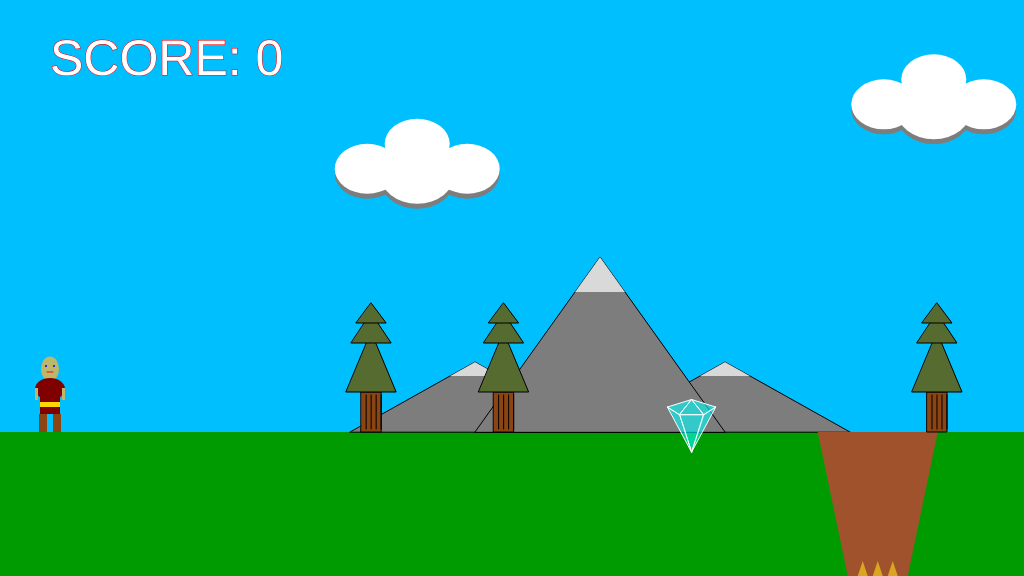
Frame 1 (no input)
Frame 60 (no input): identical to frame 1, image omitted
Frame 120 (the mouse pressed at the canvas centre since frame 60): identical to frame 1, image omitted

The p5.js sketch that drew this single still picture (run headless with seeded random() and noise() and a simulated clock; from frame 60 on, the mouse is pressed at the canvas centre):

// p5.js sketch
// ── sketch.js
/*

The Game Project 5 - Bring it all together

*/

var gameChar_x;
var gameChar_y;
var floorPos_y;
var scrollPos;
var gameChar_world_x;

var isLeft;
var isRight;
var isJumping;
var isFalling;
var isPlummeting;
var isDead;

var score = 0;

var canyons = [];
var collectables = [];
var mountains = [];
var clouds = [];
var trees = [];

const numTrees = 15;
const numClouds = 8;
const numMountains = 3;
const numCanyons = 3;
const numCollectables = 3;

const maximumCloudHeight = 80;
const cloudWidth = 75;
const cloudHeight = 60;

const viewWidth = 1024;
const gameWorld_x = viewWidth * 5;

var maxJumpHeight;
const moveSpeed = 3;
const jumpSpeed = 3;
const fallSpeed = 6;

const winText = 'YAY!!';
const gameOverText = 'Game Over - Press ESC to restart';

function setup() {
	createCanvas(viewWidth, 576);
	floorPos_y = height * 3 / 4;
	gameChar_x = width / 2;
	gameChar_y = floorPos_y;
	maxJumpHeight = floorPos_y - 100;

	// Variable to control the background scrolling.
	scrollPos = 0;

	// Variable to store the real position of the gameChar in the game
	// world. Needed for collision detection.
	gameChar_world_x = gameChar_x - scrollPos;

	// Boolean variables to control the movement of the game character.
	isLeft = false;
	isRight = false;
	isFalling = false;
	isPlummeting = false;

	// Initialise arrays of scenery objects.
	//	Set up other objects
	createCanyons();

	createMountains();

	createClouds();

	createTrees();

	createCollectables();

	resetGame();
}

function draw() {
	background(0, 191, 255); // fill the sky blue

	noStroke();
	fill(0, 155, 0);
	rect(0, floorPos_y, width, height / 4); // draw some green ground

	push();
	//try parallax scroll
	translate(scrollPos / 10, 0);

	// Draw mountains.
	drawMountains();
	pop();

	push();
	translate(scrollPos / 3, 0);

	// Draw clouds.
	drawClouds();

	pop();

	push();
	translate(scrollPos, 0);

	// Draw canyons.
	drawCanyons();

	// Draw trees.
	drawTrees();

	// Draw collectable items.
	drawCollectables();

	pop();

	// Draw game character.

	drawGameChar();

	// Logic to make the game character move or the background scroll.

	if (isPlummeting) {
		gameChar_y = min(height, gameChar_y + 5);
		isDead = true;
	}
	else {
		if (isLeft) {
			if (gameChar_x > width * 0.2) {
				gameChar_x -= moveSpeed;
			}
			else {
				scrollPos += moveSpeed;
			}
		}

		if (isRight) {
			if (gameChar_x < width * 0.8) {
				gameChar_x += moveSpeed;
			}
			else {
				scrollPos -= moveSpeed; // negative for moving against the background
			}
		}

		// Logic to make the game character rise and fall.
		if (isFalling) {
			gameChar_y = min(gameChar_y + fallSpeed, floorPos_y);
			if (gameChar_y == floorPos_y)
				isFalling = false;
		}

		if (isJumping) {
			gameChar_y = max(gameChar_y - jumpSpeed, maxJumpHeight);
			if (gameChar_y == maxJumpHeight) {
				isFalling = true;
				isJumping = false;
			}
		}
	}

	//	Fall into the canyon
	// if (!isJumping && !isFalling) {
	// 	for (var y = 0; y < numCanyons; y++)
	// 		if (checkCanyon(canyons[y])) {
	// 			isPlummeting = true;
	// 			break;
	// 		}
	// }

	//	check for gem collision
	for (var c = 0; c < numCollectables; c++) {
		if (!collectables[c].isFound && checkCollectable(collectables[c])) {
			collectables[c].isFound = true;
			score += 100;
		}
		else if (collectables[c].isFound && collectables[c].winText_y > height / 2) {
			drawWinText(collectables[c].winText_y);
			collectables[c].winText_y -= 10;
		}
	}

	if (isDead) {
		//	Show Game Over Text
		drawGameOver();
	}

	drawScore();

	// Update real position of gameChar for collision detection.
	gameChar_world_x = gameChar_x - scrollPos;
}

// ---------------------
// Set up background items
// ---------------------
function createTrees() {
	//	Trees can be anywhere in the gameworld, except overlapping with a canyon.
	for (var i = 0; i < numTrees; i++) {
		var tree = { x_pos: random(0, gameWorld_x), y_pos: floorPos_y, height: 120, trunkHeight: 40, trunkWidth: 20 };
		trees.push(tree);
	}
}

function createClouds() {
	for (var i = 0; i < numClouds; i++) {
		var cloud = { x_pos: random(cloudWidth, gameWorld_x - cloudWidth), y_pos: random(maximumCloudHeight, height / 3), width: cloudWidth, height: cloudHeight };
		clouds.push(cloud);
	}
}

function createMountains() {
	for (var i = 0; i < numMountains; i++) {
		mountains[i] = { x_pos: 600 + (i * gameWorld_x / numMountains), y_pos: floorPos_y, height: 175, width: 250 };
	}
}

function createCanyons() {
	//	TODO: Come up with a nice algorithm for the canyons
	for (var i = 0; i < numCanyons; i++) {
		canyons[i] = { x_pos: random(width / 2, width) + i * (gameWorld_x / numCanyons), y_pos: floorPos_y, widthTop: 120, widthBottom: 60 };
	}
}

// ---------------------
// Create the collectables
// ---------------------
function createCollectables() {
	for (var i = 0; i < numCollectables; i++) {
		while (true) {
			collectables[i] = { x_pos: random(width / 2, width) + i * (gameWorld_x / numCollectables), y_pos: floorPos_y + 20, scale: 1.5, facetWidth: 8, facetHeight: 5, isFound: false, winText_y: 0 };
			// TODO:	ensure gem is not too close to player && check collectable is not in a canyon
			if (!checkCollectable(collectables[i]))
				break;
		}
	}
}

// ---------------------
// Reset the game
// ---------------------
function resetGame() {
	gameChar_x = 50;
	gameChar_y = floorPos_y;
	scrollPos = 0;
	score = 0;

	gameChar_world_x = gameChar_x;

	isDead = false;
	isPlummeting = false;
	isFalling = false;
	isJumping = false;
	for (var c = 0; c < numCollectables; c++) {
		collectables[c].isFound = false;
		collectables[c].winText_y = gameChar_y - 10;
	}
}

// ---------------------
// Key control functions
// ---------------------

function keyPressed() {
	// if statements to control the animation of the character when
	// keys are pressed.

	//open up the console to see how these work
	// console.log("keyPressed: " + key);
	// console.log("keyPressed: " + keyCode);
	switch (keyCode) {
		case 37:	//	Left Arrow
			isLeft = true;
			break;
		case 39:	//	Right Arrow
			isRight = true;
			break;
		case 32:	//	Spacebar
			if (!isJumping && !isPlummeting)
				isJumping = true;
			break;
		case 27:	//	ESC
			//	Need to redraw all items and reset positions
			resetGame();
			break;
	}
}

function keyReleased() {
	// if statements to control the animation of the character when
	// keys are released.

	// console.log("keyReleased: " + key);
	// console.log("keyReleased: " + keyCode);
	switch (keyCode) {
		case 37:	//	Left Arrow
			isLeft = false;
			break;
		case 39:	//	Right Arrow
			isRight = false;
			break;
		case 32:	//	Spacebar
			//isJumping = false;
			break;
	}
}

// ------------------------------
// Game character render function
// ------------------------------

// Function to draw the game character.

function drawGameChar() {
	// draw game character

	if (isLeft && (isFalling || isJumping)) {
		// add your jumping-left code
		drawCharJumpLeft();
	}
	else if (isRight && (isFalling || isJumping)) {
		// add your jumping-right code
		drawCharJumpRight();
	}
	else if (isLeft) {
		// add your walking left code
		drawCharWalkLeft();
	}
	else if (isRight) {
		// add your walking right code
		drawCharWalkRight();
	}
	else if (isJumping || isFalling || isPlummeting) {
		// add your jumping facing forwards code
		drawCharJumpForward();
	}
	else {
		// add your standing front facing code
		drawCharStanding();
	}
}


function drawCharStanding() {
	noStroke(0);
	fill(189, 183, 107);
	ellipse(gameChar_x, gameChar_y - 63, 18, 25);
	fill(128, 0, 0);
	ellipse(gameChar_x, gameChar_y - 43, 30, 22);
	rect(gameChar_x - 10, gameChar_y - 38, 20, 20);
	fill(189, 183, 107);
	rect(gameChar_x - 15, gameChar_y - 44, 3, 12);
	rect(gameChar_x + 12, gameChar_y - 44, 3, 12);
	fill(255, 215, 0);
	rect(gameChar_x - 10, gameChar_y - 30, 20, 5);
	fill(139, 69, 19);
	rect(gameChar_x - 11, gameChar_y - 18, 8, 18);
	rect(gameChar_x + 3, gameChar_y - 18, 8, 18);
	//	face
	fill(0, 0, 255);
	ellipse(gameChar_x - 4, gameChar_y - 66, 2, 2);
	ellipse(gameChar_x + 4, gameChar_y - 66, 2, 2);
	stroke(255, 0, 0);
	line(gameChar_x - 3, gameChar_y - 60, gameChar_x + 3, gameChar_y - 60);
}

function drawCharJumpLeft() {
	fill(189, 183, 107);
	ellipse(gameChar_x, gameChar_y - 63, 18, 25);
	fill(128, 0, 0);
	ellipse(gameChar_x, gameChar_y - 43, 20, 22);
	rect(gameChar_x - 7, gameChar_y - 38, 14, 20);
	fill(189, 183, 107);
	rect(gameChar_x - 2, gameChar_y - 56, 3, 12);
	fill(255, 215, 0);
	rect(gameChar_x - 7, gameChar_y - 30, 14, 5);
	fill(139, 69, 19);
	rect(gameChar_x - 21, gameChar_y - 21, 18, 8);
	rect(gameChar_x + 3, gameChar_y - 21, 18, 8);
	//	face
	fill(0, 0, 255);
	ellipse(gameChar_x - 4, gameChar_y - 66, 2, 2);
	stroke(255, 0, 0);
	line(gameChar_x - 8, gameChar_y - 60, gameChar_x - 3, gameChar_y - 60);
}

function drawCharJumpRight() {
	fill(189, 183, 107);
	ellipse(gameChar_x, gameChar_y - 63, 18, 25);
	fill(128, 0, 0);
	ellipse(gameChar_x, gameChar_y - 43, 20, 22);
	rect(gameChar_x - 7, gameChar_y - 38, 14, 20);
	fill(189, 183, 107);
	rect(gameChar_x - 2, gameChar_y - 56, 3, 12);
	fill(255, 215, 0);
	rect(gameChar_x - 7, gameChar_y - 30, 14, 5);
	fill(139, 69, 19);
	rect(gameChar_x - 21, gameChar_y - 21, 18, 8);
	rect(gameChar_x + 3, gameChar_y - 21, 18, 8);
	//	face
	fill(0, 0, 255);
	ellipse(gameChar_x + 4, gameChar_y - 66, 2, 2);
	stroke(255, 0, 0);
	line(gameChar_x + 3, gameChar_y - 60, gameChar_x + 8, gameChar_y - 60);
}

function drawCharWalkLeft() {
	fill(189, 183, 107);
	ellipse(gameChar_x, gameChar_y - 63, 18, 25);
	fill(128, 0, 0);
	ellipse(gameChar_x, gameChar_y - 43, 20, 22);
	rect(gameChar_x - 7, gameChar_y - 38, 14, 20);
	fill(189, 183, 107);
	rect(gameChar_x - 2, gameChar_y - 44, 3, 12);
	fill(255, 215, 0);
	rect(gameChar_x - 7, gameChar_y - 30, 14, 5);
	fill(139, 69, 19);
	rect(gameChar_x - 21, gameChar_y - 21, 18, 8);
	rect(gameChar_x + 3, gameChar_y - 18, 8, 18);
	//	face
	fill(0, 0, 255);
	ellipse(gameChar_x - 4, gameChar_y - 66, 2, 2);
	stroke(255, 0, 0);
	line(gameChar_x - 8, gameChar_y - 60, gameChar_x - 3, gameChar_y - 60);
}

function drawCharWalkRight() {
	fill(189, 183, 107);
	ellipse(gameChar_x, gameChar_y - 63, 18, 25);
	fill(128, 0, 0);
	ellipse(gameChar_x, gameChar_y - 43, 20, 22);
	rect(gameChar_x - 7, gameChar_y - 38, 14, 20);
	fill(189, 183, 107);
	rect(gameChar_x - 2, gameChar_y - 44, 3, 12);
	fill(255, 215, 0);
	rect(gameChar_x - 7, gameChar_y - 30, 14, 5);
	fill(139, 69, 19);
	rect(gameChar_x - 11, gameChar_y - 18, 8, 18);
	rect(gameChar_x + 3, gameChar_y - 21, 18, 8);
	//	face
	fill(0, 0, 255);
	ellipse(gameChar_x + 4, gameChar_y - 66, 2, 2);
	stroke(255, 0, 0);
	line(gameChar_x + 3, gameChar_y - 60, gameChar_x + 8, gameChar_y - 60);
}

function drawCharJumpForward() {
	fill(189, 183, 107);
	ellipse(gameChar_x, gameChar_y - 63, 18, 25);
	fill(128, 0, 0);
	ellipse(gameChar_x, gameChar_y - 43, 30, 22);
	rect(gameChar_x - 10, gameChar_y - 38, 20, 20);
	fill(189, 183, 107);
	rect(gameChar_x - 15, gameChar_y - 56, 3, 12);
	rect(gameChar_x + 12, gameChar_y - 56, 3, 12);
	fill(255, 215, 0);
	rect(gameChar_x - 10, gameChar_y - 30, 20, 5);
	fill(139, 69, 19);
	rect(gameChar_x - 21, gameChar_y - 23, 18, 8);
	rect(gameChar_x + 3, gameChar_y - 23, 18, 8);
	//	face
	fill(0, 0, 255);
	ellipse(gameChar_x - 4, gameChar_y - 66, 2, 2);
	ellipse(gameChar_x + 4, gameChar_y - 66, 2, 2);
	stroke(255, 0, 0);
	line(gameChar_x - 3, gameChar_y - 60, gameChar_x + 3, gameChar_y - 60);
}

// ---------------------------
// Background render functions
// ---------------------------

// Function to draw cloud objects.
function drawClouds() {

	for (var i = 0; i < numClouds; i++) {
		noStroke();

		var cloud = clouds[i];
		//	cloud shadows
		fill(125, 125, 125);
		ellipse(cloud.x_pos, cloud.y_pos + 5, cloud.width, cloud.height);
		ellipse(cloud.x_pos - 50, cloud.y_pos, cloud.width - 10, cloud.height - 10);
		ellipse(cloud.x_pos + 50, cloud.y_pos, cloud.width - 10, cloud.height - 10);

		fill(255);
		ellipse(cloud.x_pos, cloud.y_pos, cloud.width, cloud.height);
		ellipse(cloud.x_pos - 50, cloud.y_pos - 5, cloud.width - 10, cloud.height - 10);
		ellipse(cloud.x_pos + 50, cloud.y_pos - 5, cloud.width - 10, cloud.height - 10);
		ellipse(cloud.x_pos, cloud.y_pos - 30, cloud.width - 10, cloud.height - 10);
	}
}

// Function to draw mountains objects.
function drawMountains() {
	for (var i = 0; i < numMountains; i++) {

		var mountain = mountains[i];
		stroke(0);
		fill(125, 125, 125);
		triangle(mountain.x_pos - mountain.width, mountain.y_pos,
			mountain.x_pos - mountain.width / 2, mountain.y_pos - mountain.height * 0.4,
			mountain.x_pos, mountain.y_pos);

		drawSnowCap(mountain.x_pos - mountain.width / 2, mountain.y_pos, mountain.width, mountain.height * 0.4, 0.2);

		stroke(0);
		fill(125, 125, 125);
		triangle(mountain.x_pos, mountain.y_pos,
			mountain.x_pos + mountain.width / 2, mountain.y_pos - mountain.height * 0.4,
			mountain.x_pos + mountain.width, mountain.y_pos);

		drawSnowCap(mountain.x_pos + mountain.width / 2, mountain.y_pos, mountain.width, mountain.height * 0.4, 0.2);

		stroke(0);
		fill(125, 125, 125);
		triangle(mountain.x_pos - mountain.width / 2, mountain.y_pos,
			mountain.x_pos, mountain.y_pos - mountain.height,
			mountain.x_pos + mountain.width / 2, mountain.y_pos);

		drawSnowCap(mountain.x_pos, mountain.y_pos, mountain.width, mountain.height, 0.2);
	}
}

//	draw snowcap
function drawSnowCap(x, y, width, height, heightFactor) {
	noStroke();
	fill(255, 255, 255, 180);
	//	calculate the angles
	var snowHeight = height * heightFactor;
	var angle = atan(height / (width / 2));
	var snowWidth = snowHeight / tan(angle);
	triangle(x - snowWidth, y - (height - snowHeight),
		x, y - height,
		x + snowWidth, y - (height - snowHeight));
}

// Function to draw trees objects.
function drawTrees() {

	for (var t = 0; t < numTrees; t++) {

		var tree = trees[t];

		var treeLeft = tree.x_pos - tree.trunkWidth / 2;
		stroke(0);
		fill(139, 69, 19);

		rect(treeLeft, tree.y_pos - tree.trunkHeight, tree.trunkWidth, tree.trunkHeight);
		for (var i = 0; i < tree.trunkWidth; i += 5) {
			line(treeLeft + i + 5, tree.y_pos - 3, treeLeft + i + 5, tree.y_pos - tree.trunkHeight + 3);
		}

		fill(85, 107, 47);
		var branchStart = tree.y_pos - tree.trunkHeight;
		for (var i = 0; i < 3; i++) {
			var branchWidth = (tree.trunkWidth + 5) - (i * 5);
			var branchHeight = (tree.height / ((i + 1) * 2));
			triangle(tree.x_pos - branchWidth, branchStart, tree.x_pos + branchWidth, branchStart, tree.x_pos, branchStart - branchHeight);
			branchStart = branchStart - branchHeight + 10 - (i + 1) ^ 2;
		}
	}
}

// ---------------------------------
// Canyon render and check functions
// ---------------------------------

// Function to draw canyon objects.
//	TODO: Pass in canyon
function drawCanyons() {
	for (var c = 0; c < numCanyons; c++) {
		drawCanyon(canyons[c]);

		checkCanyon(canyons[c]);
	}
}

function drawCanyon(canyon) {
	noStroke(0);
	fill(160, 82, 45);
	quad(canyon.x_pos - canyon.widthTop / 2, canyon.y_pos,
		canyon.x_pos + canyon.widthTop / 2, canyon.y_pos,
		canyon.x_pos + canyon.widthBottom / 2, height,
		canyon.x_pos - canyon.widthBottom / 2, height);

	//	draw some stuff in the bottom of the canyon
	fill(218, 165, 32);
	for (var i = 0; i < 3; i++) {
		var offset = canyon.x_pos - canyon.widthBottom / 2 + i * 15;
		triangle(offset + 10, height, offset + 20, height, offset + 15, height - 15);
	}
}

// Function to check character is over a canyon.

function checkCanyon(t_canyon) {
	//	console.log(`distance to canyon ${dist(gameChar_world_x, gameChar_y, t_canyon.x_pos, t_canyon.y_pos)}`);
	//	Fall into the canyon
	if (!isJumping && !isFalling) {
		if (dist(gameChar_world_x, gameChar_y, t_canyon.x_pos, t_canyon.y_pos) < t_canyon.widthTop / 2)
			isPlummeting = true;
	}
}

// ----------------------------------
// Collectable items render and check functions
// ----------------------------------

// Function to draw collectable objects.
function drawCollectables() {
	for (var i = 0; i < numCollectables; i++) {
		if (!collectables[i].isFound)
			drawCollectable(collectables[i]);
	}
}

function drawCollectable(t_collectable) {
	stroke(255);
	fill(0, 255, 255, 150);

	triangle(t_collectable.x_pos, t_collectable.y_pos,
		t_collectable.x_pos - t_collectable.facetWidth * t_collectable.scale, t_collectable.y_pos - (20 + t_collectable.facetHeight) * t_collectable.scale,
		t_collectable.x_pos + t_collectable.facetWidth * t_collectable.scale, t_collectable.y_pos - (20 + t_collectable.facetHeight) * t_collectable.scale);
	triangle(t_collectable.x_pos, t_collectable.y_pos,
		t_collectable.x_pos - t_collectable.facetWidth * t_collectable.scale, t_collectable.y_pos - (20 + t_collectable.facetHeight) * t_collectable.scale,
		t_collectable.x_pos - t_collectable.facetWidth * 2 * t_collectable.scale, t_collectable.y_pos - (20 + t_collectable.facetHeight * 2) * t_collectable.scale);
	triangle(t_collectable.x_pos, t_collectable.y_pos,
		t_collectable.x_pos + t_collectable.facetWidth * t_collectable.scale, t_collectable.y_pos - (20 + t_collectable.facetHeight) * t_collectable.scale,
		t_collectable.x_pos + t_collectable.facetWidth * 2 * t_collectable.scale, t_collectable.y_pos - (20 + t_collectable.facetHeight * 2) * t_collectable.scale);
	triangle(t_collectable.x_pos - t_collectable.facetWidth * 2 * t_collectable.scale, t_collectable.y_pos - (20 + t_collectable.facetHeight * 2) * t_collectable.scale,
		t_collectable.x_pos, t_collectable.y_pos - (20 + t_collectable.facetHeight * 3) * t_collectable.scale,
		t_collectable.x_pos - t_collectable.facetWidth * t_collectable.scale, t_collectable.y_pos - (20 + t_collectable.facetHeight) * t_collectable.scale);
	triangle(t_collectable.x_pos - t_collectable.facetWidth * t_collectable.scale, t_collectable.y_pos - (20 + t_collectable.facetHeight) * t_collectable.scale,
		t_collectable.x_pos, t_collectable.y_pos - (20 + t_collectable.facetHeight * 3) * t_collectable.scale,
		t_collectable.x_pos + t_collectable.facetWidth * t_collectable.scale, t_collectable.y_pos - (20 + t_collectable.facetHeight) * t_collectable.scale);
	triangle(t_collectable.x_pos + t_collectable.facetWidth * t_collectable.scale, t_collectable.y_pos - (20 + t_collectable.facetHeight) * t_collectable.scale,
		t_collectable.x_pos, t_collectable.y_pos - (20 + t_collectable.facetHeight * 3) * t_collectable.scale,
		t_collectable.x_pos + t_collectable.facetWidth * 2 * t_collectable.scale, t_collectable.y_pos - (20 + t_collectable.facetHeight * 2) * t_collectable.scale);

	// clear the lines
	noStroke();
}

// Function to check character has collected an item.

function checkCollectable(t_collectable) {
	var distToPlayer = dist(t_collectable.x_pos, t_collectable.y_pos, gameChar_world_x, gameChar_y);
	//	console.log(`Distance to Player: ${distToPlayer}`);
	return distToPlayer < 30;
}

//	Function to show collected text
function drawWinText(winText_y) {
	textSize(50);
	fill(255, 0, 0);
	text(winText, gameChar_x - textWidth(winText) / 2, winText_y);
}

//	function for death of player
function drawGameOver() {
	textSize(50);
	fill(255, 0, 0);
	text(gameOverText, width / 2 - textWidth(gameOverText) / 2, height / 2);
}

function drawScore() {
	textSize(50);
	fill(255);
	text(`SCORE: ${score}`, 50, 75);
}
